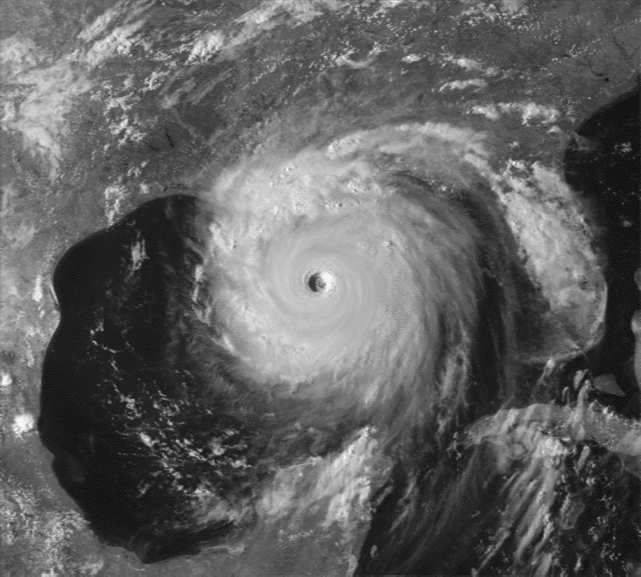
#> input picture Papers/kartina.tif, 1281 x 1153 px (shown at 1/2 size)
$ python 20142015.py
#> lines starting #> are read from the running program, lines starting #| are printed output that depends on the picture; after the words box and inside, x2 and y2 are one past the last pixel; in counts of white or black regions, pixels touching at a corner belong together
import cv2
import numpy as np
import matplotlib.pyplot as plt

image = cv2.imread("kartina.tif", 0)
#> image is the input picture: shape (1153, 1281); min 12, max 246, mean 96.4

ret, thresh = cv2.threshold(image, 160, 255, cv2.THRESH_BINARY)
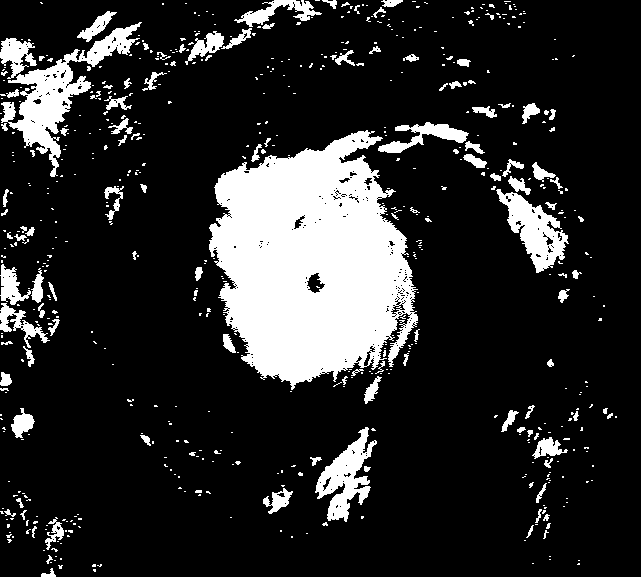
#> thresh: shape (1153, 1281) (shown at 1/2 size); 15.2% white; 809 white regions (573 under 20 px), largest, box (x1, y1, x2, y2) and area: (419, 260, 835, 780) 140104, (17, 44, 283, 354) 17688, (993, 378, 1137, 546) 9296

kernel_1 = cv2.getStructuringElement(cv2.MORPH_ELLIPSE, (3,3))
erosion_1 = cv2.morphologyEx(thresh, cv2.MORPH_OPEN, kernel_1, iterations = 1)
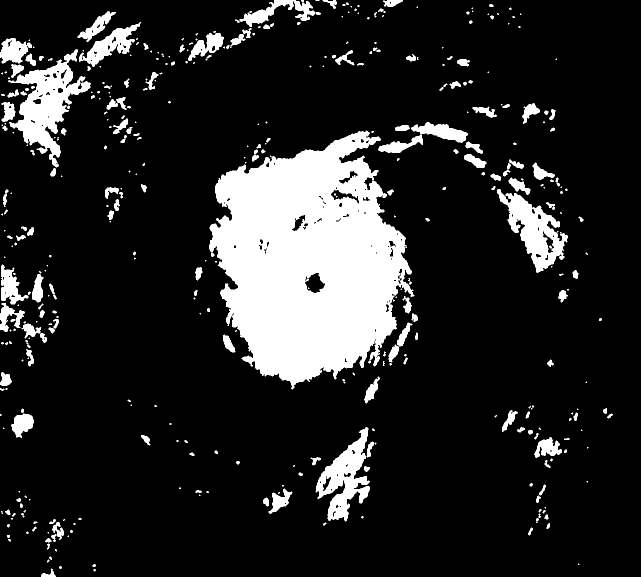
#> erosion_1: shape (1153, 1281) (shown at 1/2 size); 14.4% white; 412 white regions (203 under 20 px), largest, box (x1, y1, x2, y2) and area: (419, 261, 829, 779) 135586, (17, 98, 181, 335) 13440, (994, 378, 1135, 546) 8941

plt.subplot(231)
plt.imshow(image, "gray")

plt.subplot(232)
plt.imshow(thresh, "gray")

plt.subplot(233)
plt.imshow(erosion_1, "gray")


plt.show()
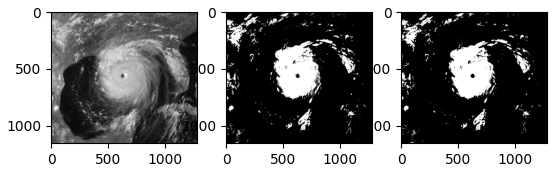
#> figure drawn by matplotlib, 3 panels

$ run again, with Papers/bottles.tif copied over Papers/kartina.tif
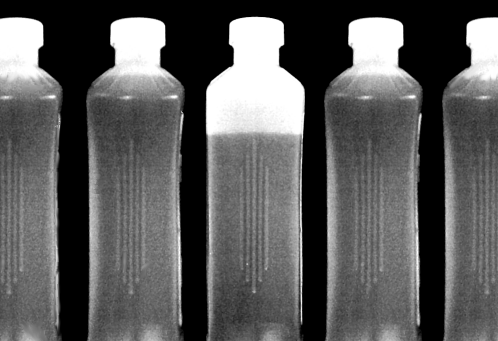
#> input picture Papers/bottles.tif, 498 x 341 px
#> image is the input picture: shape (341, 498); min 0, max 255, mean 90.4
#> `ret, thresh = cv2.threshold(image, 160, 255, cv2.THRESH_BINARY)`:
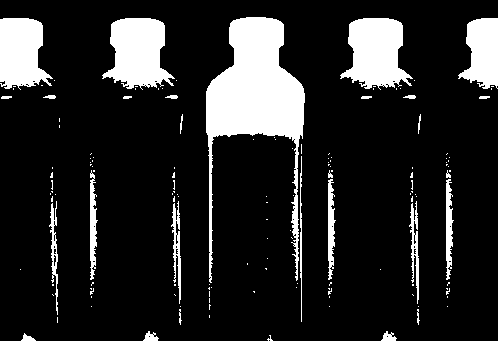
#> thresh: shape (341, 498); 15.1% white; 145 white regions (117 under 20 px), largest, box (x1, y1, x2, y2) and area: (206, 17, 305, 283) 9735, (102, 18, 175, 90) 3449, (340, 18, 413, 90) 3449
#> erosion_1: shape (341, 498); 14.1% white; 44 white regions (20 under 20 px), largest, box (x1, y1, x2, y2) and area: (206, 17, 305, 269) 9313, (102, 18, 174, 89) 3399, (340, 18, 412, 89) 3399
#> `plt.show()`:
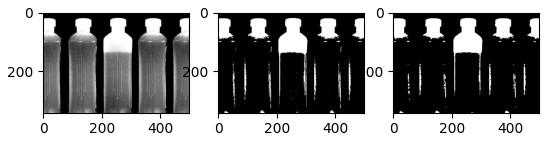
#> figure drawn by matplotlib, 3 panels

$ run again, with Papers/WatershedSegmentation.png saved as Papers/kartina.tif
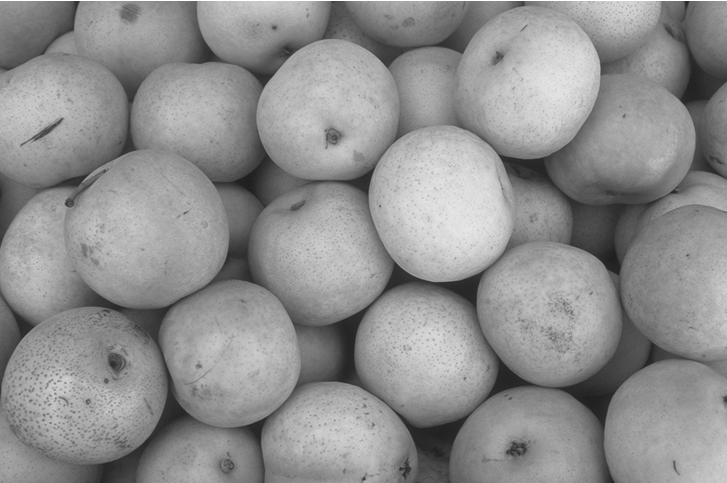
#> input picture Papers/WatershedSegmentation.png, 727 x 483 px
#> image is the input picture: shape (483, 727); min 28, max 255, mean 143
#> `ret, thresh = cv2.threshold(image, 160, 255, cv2.THRESH_BINARY)`:
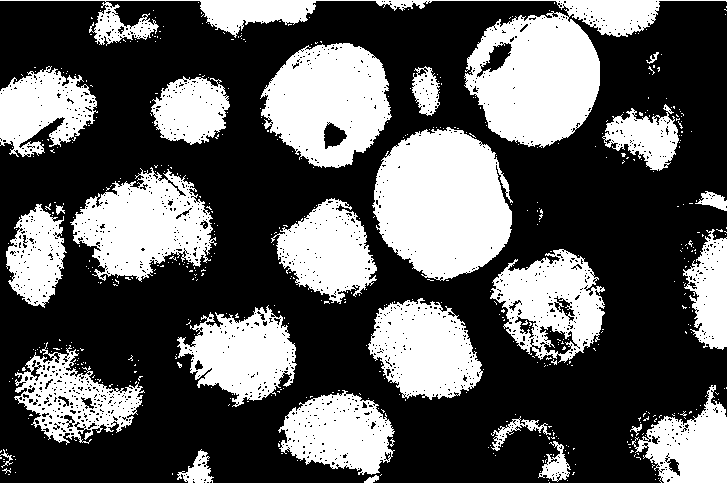
#> thresh: shape (483, 727); 36.1% white; 538 white regions (511 under 20 px), largest, box (x1, y1, x2, y2) and area: (0, 0, 727, 148) 20286, (372, 127, 513, 281) 15992, (260, 43, 392, 168) 11359
#> erosion_1: shape (483, 727); 34.3% white; 104 white regions (64 under 20 px), largest, box (x1, y1, x2, y2) and area: (373, 127, 512, 281) 15737, (465, 12, 600, 147) 12833, (261, 43, 392, 168) 11187
#> `plt.show()`:
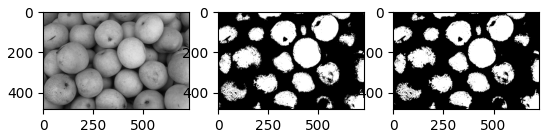
#> figure drawn by matplotlib, 3 panels
